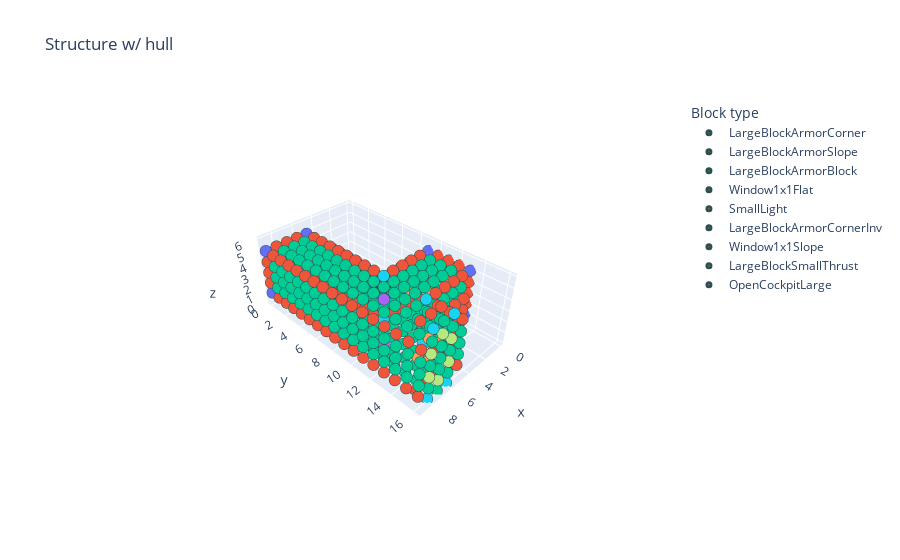

Notebook code cell kept with this figure:
### Code cell
hullbuilder = HullBuilder(erosion_type='bin', apply_erosion=True, apply_smoothing=True)

hullbuilder.add_external_hull(structure=structure)

interactive_plot(structure=structure,
                 title='Structure w/ hull')

### Figure 1 — Plotly figure (JSON) as saved in the notebook; plotly's stock layout.template omitted (floating-point values rounded to 4 significant figures; data arrays with more than 128 entries replaced by an {"elided": "..."} marker saying what was removed)
{"data": [{"hovertemplate": "Block type=LargeBlockArmorCorner<br>x=%{x}<br>y=%{y}<br>z=%{z}<extra></extra>", "legendgroup": "LargeBlockArmorCorner", "marker": {"color": "#636efa", "line": {"color": "DarkSlateGrey", "width": 3}, "size": 4, "symbol": "circle"}, "mode": "markers", "name": "LargeBlockArmorCorner", "scene": "scene", "showlegend": true, "type": "scatter3d", "x": [0, 0, 0, 0, 5, 5, 9, 9], "y": [9, 9, 13, 13, 0, 0, 0, 0], "z": [1, 5, 1, 5, 1, 5, 1, 5]}, {"hovertemplate": "Block type=LargeBlockArmorSlope<br>x=%{x}<br>y=%{y}<br>z=%{z}<extra></extra>", "legendgroup": "LargeBlockArmorSlope", "marker": {"color": "#EF553B", "line": {"color": "DarkSlateGrey", "width": 3}, "size": 4, "symbol": "circle"}, "mode": "markers", "name": "LargeBlockArmorSlope", "scene": "scene", "showlegend": true, "type": "scatter3d", "x": [0, 0, 0, 0, 0, 0, 0, 0, 0, 0, 0, 0, 1, 1, 1, 1, 1, 1, 1, 2, 2, 2, 2, 2, 2, 2, 2, 2, 3, 3, 3, 3, 3, 3, 3, 3, 4, 4, 4, 4, 4, 4, 4, 4, 4, 4, 4, 4, 4, 4, 4, 4, 4, 4, 4, 4, 5, 5, 5, 5, 5, 5, 5, 5, 5, 5, 5, 5, 5, 5, 5, 5, 5, 5, 5, 5, 5, 5, 5, 5, 5, 6, 6, 6, 6, 7, 7, 7, 7, 8, 8, 8, 8, 9, 9, 9, 9, 9, 9, 9, 9, 9, 9, 9, 9, 9, 9, 9, 9, 9, 9, 9, 9, 9, 9, 9, 9, 9, 9, 9, 9, 9, 9, 9, 9, 9, 9, 9], "y": [9, 9, 9, 10, 10, 11, 11, 12, 12, 13, 13, 13, 8, 8, 8, 9, 9, 13, 13, 8, 8, 9, 9, 13, 13, 14, 14, 14, 8, 8, 9, 9, 13, 13, 14, 14, 2, 2, 2, 3, 3, 4, 4, 5, 5, 6, 6, 7, 7, 9, 9, 13, 13, 15, 15, 15, 0, 0, 0, 1, 1, 2, 2, 3, 3, 4, 4, 5, 5, 6, 6, 7, 7, 8, 8, 14, 14, 15, 15, 16, 16, 0, 0, 15, 15, 0, 0, 15, 15, 0, 0, 15, 15, 0, 0, 0, 1, 1, 2, 2, 3, 3, 4, 4, 5, 5, 6, 6, 7, 7, 8, 8, 9, 9, 10, 10, 11, 11, 12, 12, 13, 13, 14, 14, 15, 15, 16, 16], "z": [2, 3, 4, 1, 5, 1, 5, 1, 5, 2, 3, 4, 2, 3, 4, 1, 5, 1, 5, 2, 4, 1, 5, 1, 5, 2, 3, 4, 2, 4, 1, 5, 1, 5, 2, 4, 2, 3, 4, 2, 4, 2, 4, 2, 4, 2, 4, 2, 4, 1, 5, 1, 5, 2, 3, 4, 2, 3, 4, 1, 5, 1, 5, 1, 5, 1, 5, 1, 5, 1, 5, 1, 5, 1, 5, 1, 5, 1, 5, 1, 5, 1, 5, 0, 6, 1, 5, 0, 6, 1, 5, 0, 6, 2, 3, 4, 1, 5, 1, 5, 1, 5, 1, 5, 1, 5, 1, 5, 1, 5, 1, 5, 1, 5, 1, 5, 1, 5, 1, 5, 1, 5, 1, 5, 1, 5, 1, 5]}, {"hovertemplate": "Block type=LargeBlockArmorBlock<br>x=%{x}<br>y=%{y}<br>z=%{z}<extra></extra>", "legendgroup": "LargeBlockArmorBlock", "marker": {"color": "#00cc96", "line": {"color": "DarkSlateGrey", "width": 3}, "size": 4, "symbol": "circle"}, "mode": "markers", "name": "LargeBlockArmorBlock", "scene": "scene", "showlegend": true, "type": "scatter3d", "x": {"elided": "262 int values"}, "y": {"elided": "262 int values"}, "z": {"elided": "262 int values"}}, {"hovertemplate": "Block type=Window1x1Flat<br>x=%{x}<br>y=%{y}<br>z=%{z}<extra></extra>", "legendgroup": "Window1x1Flat", "marker": {"color": "#ab63fa", "line": {"color": "DarkSlateGrey", "width": 3}, "size": 4, "symbol": "circle"}, "mode": "markers", "name": "Window1x1Flat", "scene": "scene", "showlegend": true, "type": "scatter3d", "x": [0, 7, 7, 7, 7, 7, 8, 8, 8], "y": [11, 0, 0, 0, 11, 11, 0, 0, 0], "z": [3, 2, 3, 4, 1, 5, 2, 3, 4]}, {"hovertemplate": "Block type=SmallLight<br>x=%{x}<br>y=%{y}<br>z=%{z}<extra></extra>", "legendgroup": "SmallLight", "marker": {"color": "#FFA15A", "line": {"color": "DarkSlateGrey", "width": 3}, "size": 4, "symbol": "circle"}, "mode": "markers", "name": "SmallLight", "scene": "scene", "showlegend": true, "type": "scatter3d", "x": [1, 1, 1, 1, 3, 6, 7, 7, 7, 7, 8], "y": [10, 10, 12, 12, 10, 15, 2, 2, 15, 15, 15], "z": [2, 4, 2, 4, 3, 3, 2, 4, 2, 4, 3]}, {"hovertemplate": "Block type=LargeBlockArmorCornerInv<br>x=%{x}<br>y=%{y}<br>z=%{z}<extra></extra>", "legendgroup": "LargeBlockArmorCornerInv", "marker": {"color": "#19d3f3", "line": {"color": "DarkSlateGrey", "width": 3}, "size": 4, "symbol": "circle"}, "mode": "markers", "name": "LargeBlockArmorCornerInv", "scene": "scene", "showlegend": true, "type": "scatter3d", "x": [5, 5, 5, 5, 6, 6, 8, 8], "y": [9, 9, 13, 13, 16, 16, 16, 16], "z": [1, 5, 1, 5, 0, 6, 0, 6]}, {"hovertemplate": "Block type=Window1x1Slope<br>x=%{x}<br>y=%{y}<br>z=%{z}<extra></extra>", "legendgroup": "Window1x1Slope", "marker": {"color": "#FF6692", "line": {"color": "DarkSlateGrey", "width": 3}, "size": 4, "symbol": "circle"}, "mode": "markers", "name": "Window1x1Slope", "scene": "scene", "showlegend": true, "type": "scatter3d", "x": [6, 6, 6], "y": [0, 0, 0], "z": [2, 3, 4]}, {"hovertemplate": "Block type=LargeBlockSmallThrust<br>x=%{x}<br>y=%{y}<br>z=%{z}<extra></extra>", "legendgroup": "LargeBlockSmallThrust", "marker": {"color": "#B6E880", "line": {"color": "DarkSlateGrey", "width": 3}, "size": 4, "symbol": "circle"}, "mode": "markers", "name": "LargeBlockSmallThrust", "scene": "scene", "showlegend": true, "type": "scatter3d", "x": [6, 6, 7, 7, 8, 8], "y": [16, 16, 16, 16, 16, 16], "z": [2, 4, 1, 5, 2, 4]}, {"hovertemplate": "Block type=OpenCockpitLarge<br>x=%{x}<br>y=%{y}<br>z=%{z}<extra></extra>", "legendgroup": "OpenCockpitLarge", "marker": {"color": "#FF97FF", "line": {"color": "DarkSlateGrey", "width": 3}, "size": 4, "symbol": "circle"}, "mode": "markers", "name": "OpenCockpitLarge", "scene": "scene", "showlegend": true, "type": "scatter3d", "x": [8], "y": [1], "z": [3]}], "layout": {"legend": {"title": {"text": "Block type"}, "tracegroupgap": 0}, "paper_bgcolor": "rgba(0,0,0,0)", "plot_bgcolor": "rgba(0,0,0,0)", "scene": {"aspectmode": "data", "camera": {"center": {"x": 0, "y": 0, "z": 0}, "eye": {"x": 2, "y": 2, "z": 2}, "up": {"x": 0, "y": 0, "z": 1}}, "domain": {"x": [0, 1], "y": [0, 1]}, "xaxis": {"title": {"text": "x"}}, "yaxis": {"title": {"text": "y"}}, "zaxis": {"title": {"text": "z"}}}, "title": {"text": "Structure w/ hull"}}}
